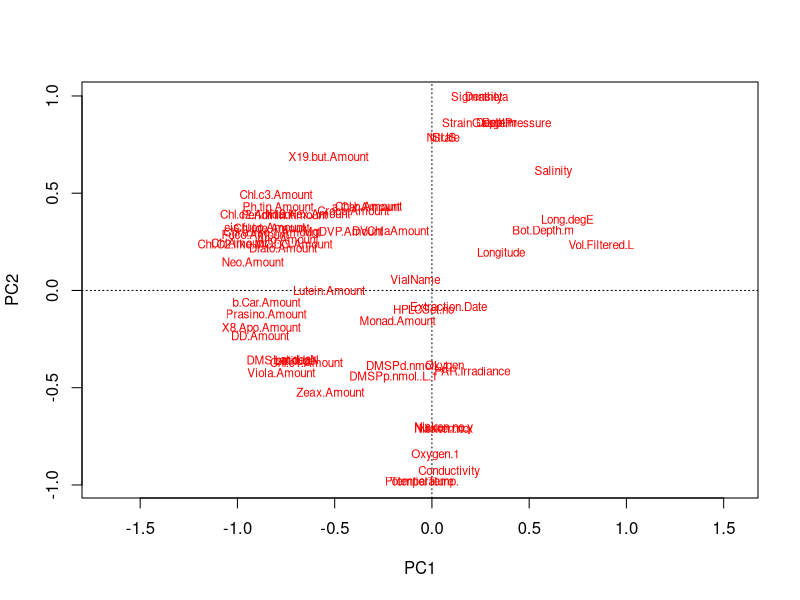
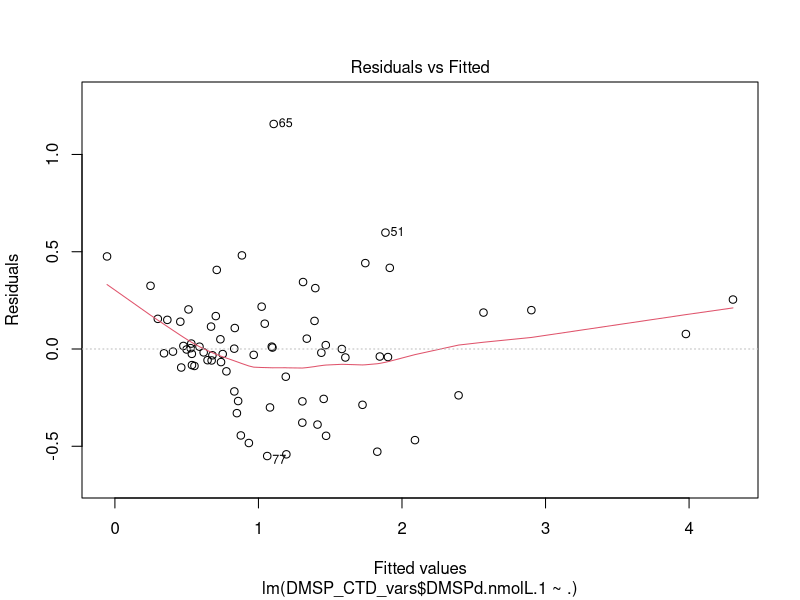
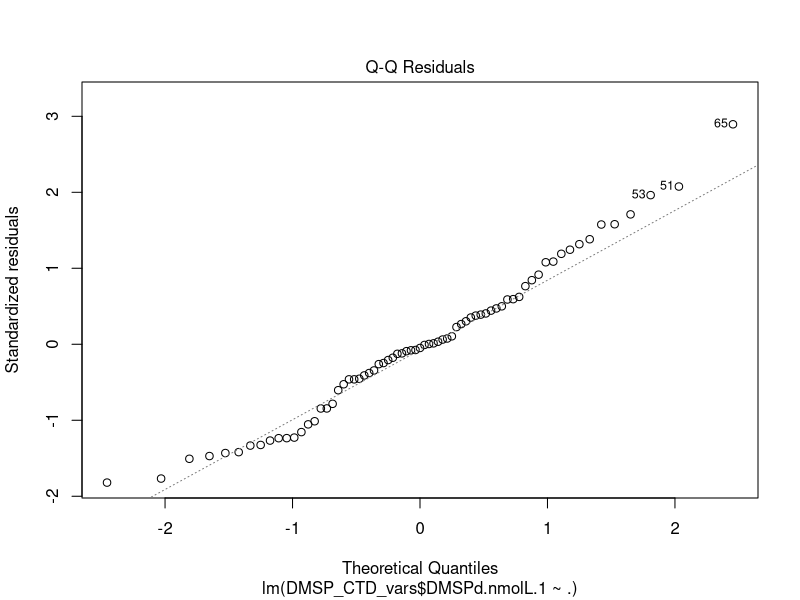
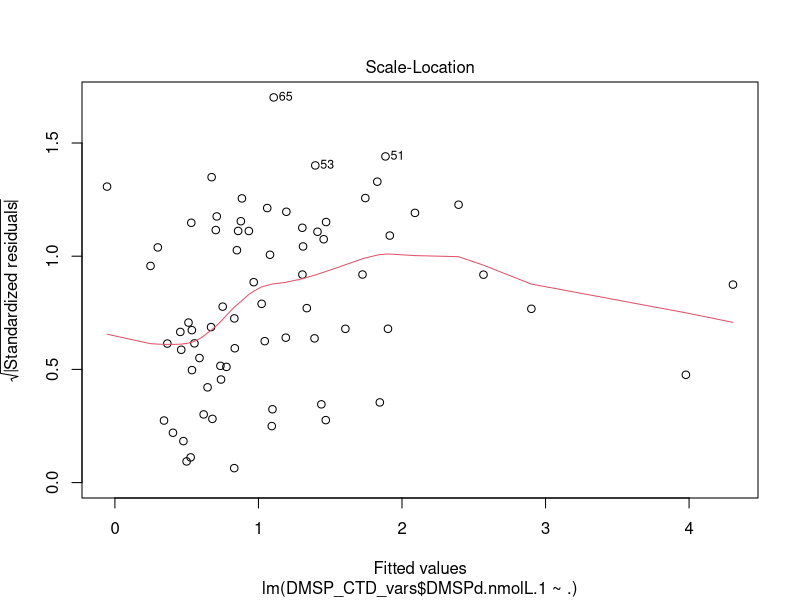
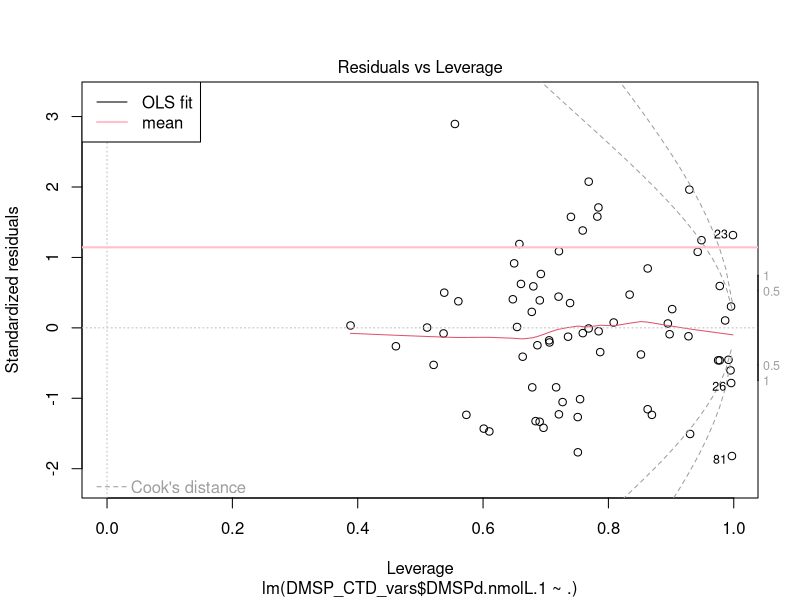

These figures' R source, in order: (Note: this script raises an error after producing the figures.)
## ---- chunk 1
library(vegan)
## ---- chunk 2
setwd("/Users/SKate_Shore/quant_methods/Quant-Methods-Project.git/Data")
DMSP_June = read.csv("SAV15 Finalized Station DMS-P (Legs 1-3).csv", header = TRUE, fill = TRUE)
CTD_June = read.csv("SAVCTDJUN2015ALLDATA.csv", header = TRUE, fill = TRUE)
Pigs_June = read.csv("SAV JUN 15 Pig Extraction Log COMPLETE.csv", header = TRUE, fill = TRUE)
Silica_June = read.csv("Silica Levels for 2015 Cruises.csv")
## ---- chunk 3
DMSP_June$id = paste(DMSP_June$Station, DMSP_June$Nisken.no, sep='_')
CTD_June$id = paste(CTD_June$Station, CTD_June$Nisken.no, sep='_')
Pigs_June$id = paste(Pigs_June$Station, Pigs_June$Nisken.no, sep='_')
## ---- chunk 4
DMSP_CTD = merge(DMSP_June, CTD_June, by="id", all=FALSE)
DMSP_CTD = merge(DMSP_CTD, Pigs_June, by="id", all=FALSE)
## ---- chunk 5
fields_to_drop = c('id', 'Station', 'Station.x', 'Station.y', 
                   'X19.Hex.like.keto.Amount', 'Bot..Depth.m')
DMSP_CTD_vars = DMSP_CTD[ , !(names(DMSP_CTD) %in% fields_to_drop)]
rows_to_keep = which(apply(DMSP_CTD_vars, 1, function(x) !any(is.na(x))))
DMSP_CTD_vars = DMSP_CTD_vars[rows_to_keep, ]
## ---- chunk 6
pca = rda(scale(DMSP_CTD_vars))
pca
summary(pca)
plot(pca, display='sp', choices = c(1,2))
## ---- chunk 7
ols_DMSPp = lm(DMSP_CTD_vars$DMSPp.nmol..L.1~ . , data = DMSP_CTD_vars)
summary(ols_DMSPp)
# 1 significant variable with p < 0.1, Lutein pigment at p = 0.0739
## ---- chunk 8
ols = lm(DMSP_CTD_vars$DMSPd.nmolL.1~ . , data = DMSP_CTD_vars)
plot(ols)
abline(ols)
abline(h=mean(DMSP_CTD_vars$DMSPd.nmolL.1), col='pink', lwd=2)
legend('topleft', c('OLS fit', 'mean'), col=c('black', 'pink'), lty=1, lwd=c(1,2))
## ---- chunk 9
summary(ols)
install.packages('car') #Not working? Do I need to update my RStudio?
library('car')
Anova(ols, type = 3)
# 1 significant variable (p = 0.0451 for Zeax. pigment)
## ---- chunk 10
ols_DMS = lm(DMSP_CTD_vars$DMS.nmol.L.1~ . , data = DMSP_CTD_vars)
summary(ols_DMS)
#11 variables of at least <.1 significance, 7 of <0.05 significance
